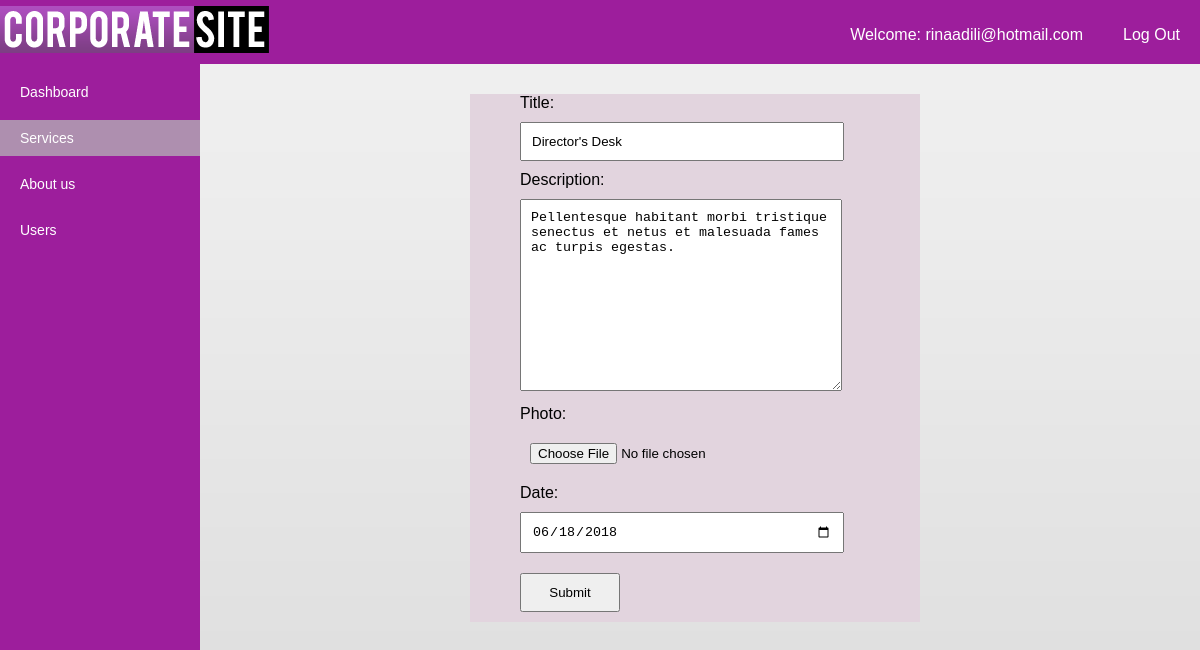
/CRUD/edit_services.php?id=11 (signed in), run on the app's committed database.
### tables this page shows
CREATE TABLE `user` (
  `id` int(100) NOT NULL,
  `name` varchar(100) NOT NULL,
  `surname` varchar(50) NOT NULL,
  `email` varchar(100) NOT NULL,
  `password` varchar(100) NOT NULL,
  `type` enum('admin','user') NOT NULL DEFAULT 'user'
);

CREATE TABLE `services` (
  `id` int(11) NOT NULL,
  `title` varchar(50) NOT NULL,
  `description` varchar(200) NOT NULL,
  `photo` varchar(500) NOT NULL,
  `created_date` date NOT NULL
);

### functions/session.php (called while the page is built, shortened)
<?php
$conn = mysqli_connect("localhost", "root", "", "corporate");
$user_check = $_SESSION['login_user'];
$query = "SELECT email,type from user where email = '$user_check'";
$ses_sql = mysqli_query($conn, $query);
$row = mysqli_fetch_assoc($ses_sql);
$login_session = $row['email'];
?>

### CRUD/edit_services.php (the view, shortened to what this page needs)
<?php
    include('../functions/session.php');
    $timestamp = date("YmdHis");
    if(isset($_GET['id'])){
        $id = $_GET['id'];
    }
    $query = "SELECT * from services where id=?";
    $stmt = $conn->prepare($query);
    $stmt->bind_param("i", $id);
    $stmt->execute();
    $stmt->bind_result($id,$title,$description,$photo,$created_date);
?>
<!DOCTYPE html>
<html>
<head>
   <link href="../css/style.css?v=<?php echo $timestamp;?>" rel="stylesheet" type="text/css">
</head>
<body>
    <div id="topbar">
        <a href="#"><img src="../images/logo.png"></a>
        <p><a href="../functions/logout.php">Log Out</a></p>
        <p>Welcome: <?php echo $login_session; ?></p>
    </div>
    <div id="sidebar">
        <ul>
            <li><a href="#"> Dashboard</a></li>
            <li class="active"><a href="services.php">Services</a></li>
            <li><a href="about.php">About us</a></li>
            <li><a href="users.php">Users</a></li>
        </ul>
    </div>
    <div id="mainContent">
        <form id="editServices" method="post" id="editServices" enctype="multipart/form-data" onsubmit ="return validate()">
            <label>Title:</label><br>
            <input type="text" name="title" value="<?php echo $title ?>" placeholder="Enter title" id="title"><br>
            <label>Description:</label><br>
            <textarea name="description" id="text" placeholder="Type your description..."><?php echo $description; ?></textarea><br>
            <label>Photo:</label><br>
            <input type="file" name="fileToUpload" accept="image/*" id="photo" ><br>
            <label>Date:</label><br>
            <input type="date" name="created_date" value="<?php echo($created_date); ?>"><br>
            <input type="submit" name="submit" value="Submit">
        </form>
    </div>
</body>
</html>

### css/style.css (style rules this page uses)
* { margin: 0; padding: 0; list-style: none; list-style: none; text-decoration: none; }
body { background: #d8d8d8 url(../images/bg.jpg) repeat-x top center; color: #fff; border-top: 6px solid #9d1e9c; box-sizing: border-box; font-family: Arial, Helvetica, sans-serif; min-width: 960px; }
#topbar { background: #9d1e9c; display: block; overflow: hidden; }
#topbar p { float: right; padding: 10px; margin: 10px 10px; color: #fff; }
#topbar p a { color: #fff; }
#sidebar { float: left; width: 200px; background: #9d1e9c; color: #fff; position: absolute; font-family:"Arial", "Sans-serif"; font-size: 14px; margin-bottom: -101%; padding-bottom: 101%; }
#sidebar ul { list-style: none; padding: 0; }
#sidebar ul li { margin: 10px 0px; padding: 10px 0px; color: #fff; }
#sidebar ul li a { color: #fff; text-decoration: none; padding: 0; margin: 0px 20px; }
#sidebar ul .active { background: #ae8faf; }
#mainContent { color: #000; position: relative; margin-top: 30px; margin-left: 220px; text-align: center; }
#editServices { text-align: left; width: 400px; background-color: #e2d4de; margin-left: 250px; padding-left: 50px; }
#editServices input,#editServices textarea { width: 300px; padding: 10px; margin: 10px 0px; }
#editServices textarea { min-height: 170px; max-height: 170px; min-width: 300px; max-width: 300px; }
#editServices input[type=submit] { width: 100px; }

### data on the page
user: email "rinaadili@hotmail.com"
services: title "Director's Desk", description "Pellentesque habitant morbi tristique senectus et netus et malesuada fames ac turpis egestas.", created_date "06/18/2018"
